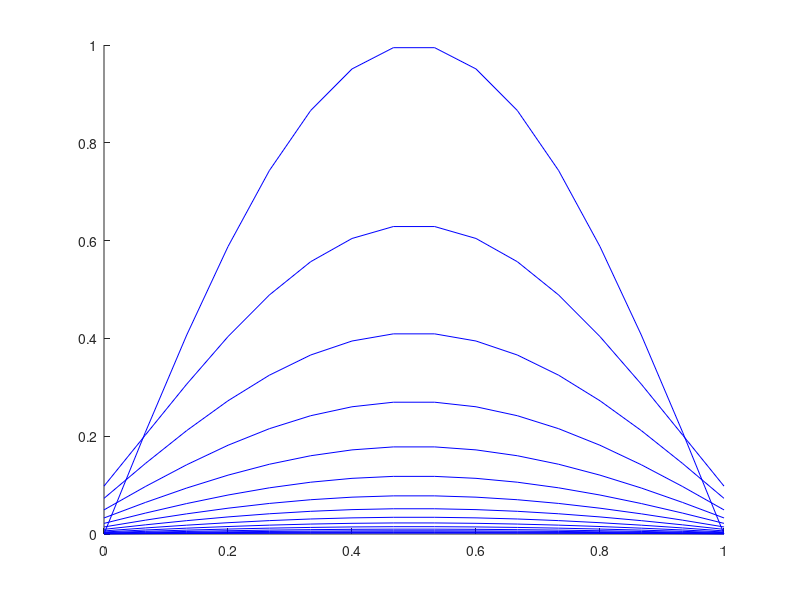

Here is the MATLAB script that generated this plot:
% function u(x,0) = f(x)
f = @(x) sin(pi*x);
%endpoint
l = 1;
%Max Time
T = 1;
% constant
alpha = 1;
% integers m>=3; N>=1
m = 15
N = 15
h = l/m
k = T/N
w = zeros(m+1,1/k+1);
lambda = alpha^2*k/h^2;
x = 0:h:l;
for i = 1:m+1
    w(i,1) = f(x(i));
endfor
w;
A = zeros(m+1,m+1);
for i = 1:length(A)
    A(i,i) = 1+2*lambda;
endfor
for i = 2:length(A)
    A(i,i-1) = -lambda;
endfor
for i = 1:length(A)-1
    A(i,i+1) = -lambda;
endfor
A;
for i = 2:1/k+1
w(1:m+1,i) = linsolve(A,w(1:m+1,i-1));
endfor
w;

u = @(t,x) exp(-pi^2*t)*sin(pi*x);

hold on
for i = 1:1/k+1
    plot(0:h:1,w(:,i),'b')
    %plot(0:h:1,u(i*k,0:h:1),'r')
endfor
hold off
error = max(abs(exp(-pi^2*1)*sin(pi*x)-w(:,end)))
